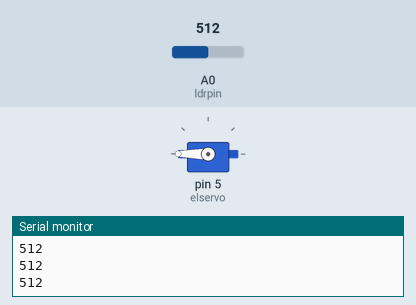
The sketch below on a simulated Arduino Uno, built with avr-gcc and run on an emulated ATmega328P. Shown: servo, the last lines printed to the serial monitor. The test bench sets the inputs (shaded band); at power-on: A0 (ldrpin) = 512.

Above: at 1.3 s.
1.4 s: A0 (ldrpin) set to 249
2.9 s: A0 (ldrpin) set to 232
At 3.3 s:
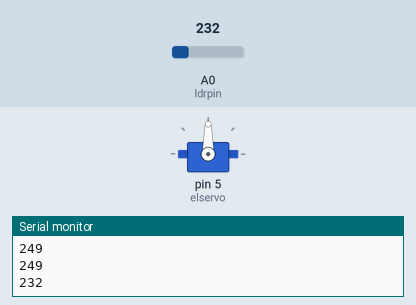
4.5 s: A0 (ldrpin) set to 122
At 5.7 s:
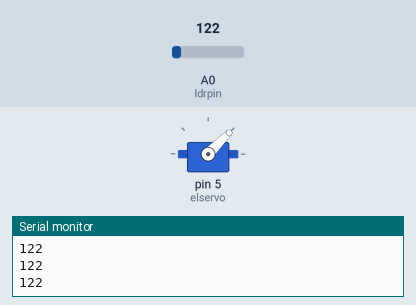
6.0 s: A0 (ldrpin) set to 240
At 6.8 s:
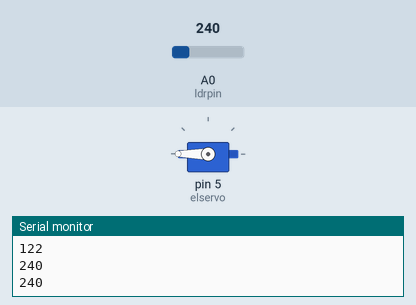
7.5 s: A0 (ldrpin) set to 223
At 8.0 s:
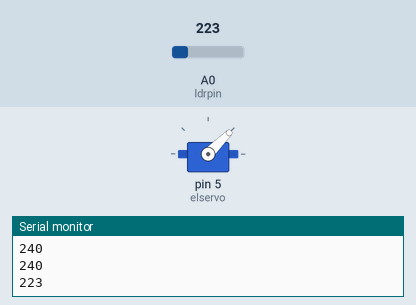
Timing chart, 0 to 10.0 s (numbered marks = the images above; inputs shaded):
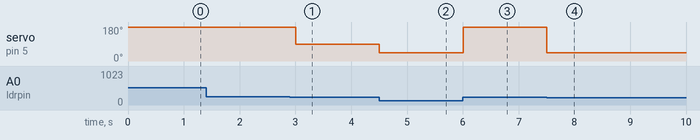

Measured:
- the behaviour switches between 233 and 232 on A0 (ldrpin) (found by bisection; images 0 and 1)
- after the input at 2.9 s, servo on pin 5 (elservo): 180° → 90° after 0.10 s
- after the input at 4.5 s, servo on pin 5 (elservo): 90° → 45° at once
- after the input at 6.0 s, servo on pin 5 (elservo): 45° → 180° at once
- after the input at 7.5 s, servo on pin 5 (elservo): 180° → 45° at once

The sketch:

punto_12.ino
```cpp
//Punto 12
#include <Servo.h> //Librería para controlar el servomotor

int pinservo = 5; //Nombre del pin digital
int ldrpin = A0; //Nombre del pin análogo
int ldr; //Variable sin asignación
Servo elservo; //Nombre para referirse a la librería
void setup() {
  pinMode(ldrpin, INPUT); //Se inicializa el pin para que meta información
  elservo.attach(5); //Inicializa el servomotor con el pin asignado anteriormente
  Serial.begin(9600); //Se inicializa el monitor serial
}

void loop() {
  ldr = analogRead(ldrpin); //La variable leerá análogamente la información del pin
  Serial.println(ldr); //El serial mostrará la información de la variable
  if (ldr <= 230) { //Condición: Si la variable tiene una información mayor o igual a 230
    elservo.write(45); //El servomotor escribirá un ángulo de 45 grados
  }
  if (ldr >= 231) {
    elservo.write(90);
  }
  if (ldr >= 233) {
    elservo.write(180);
  }
  delay(500); //El serial espera medio segundo para mostrar la información
}
//Prueba física: https://youtu.be/Z5mVF-RiZsM
```
